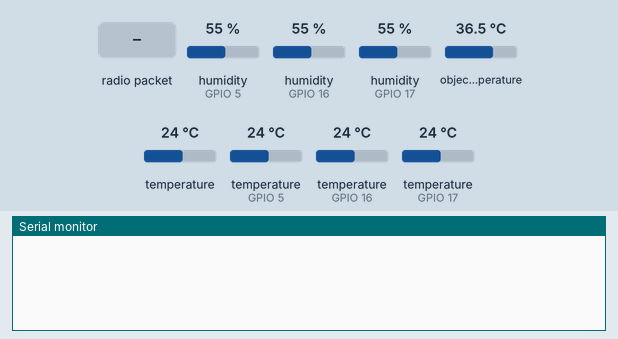
A sketch run on a simulated ESP32. Shown: the last lines printed to the serial monitor. Inputs (shaded band) come from the test bench; at power-on: humidity (sensors on GPIO 5, GPIO 16, GPIO 17) 55 %, object temperature 36.5 °C, temperature 24 °C, temperature (sensors on GPIO 5, GPIO 16, GPIO 17) 24 °C.

Above: at 1.2 s.
1.3 s: radio packet "ALL" arrives
At 2.1 s:
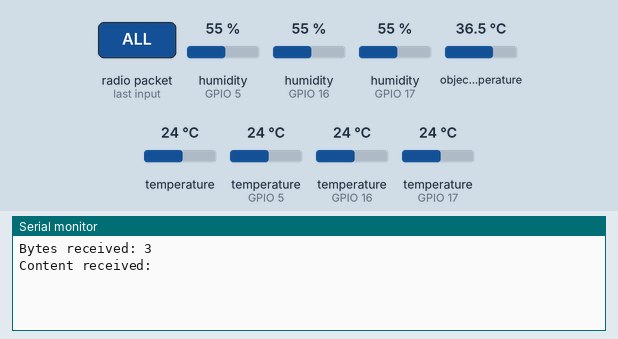
2.8 s: radio packet "1" arrives
At 3.2 s:
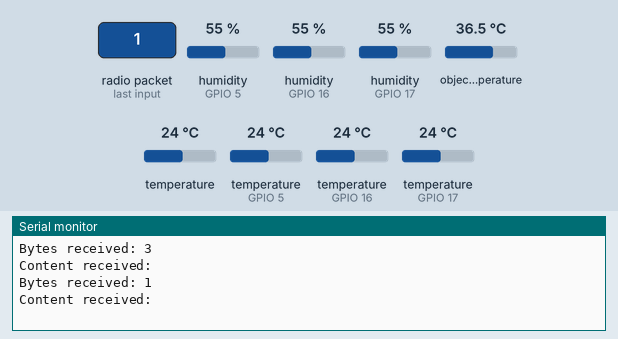

Measured:
- after the input at 1.3 s, the serial monitor: prints a new line at once (image 1)
- after the input at 2.8 s, the serial monitor: prints a new line at once (image 2)

The sketch:

sketch_ESP_Slave.ino
```cpp
#include <esp_now.h>
#include <WiFi.h>
#include <DHT.h>
#include <Adafruit_MLX90614.h>
Adafruit_MLX90614 mlx = Adafruit_MLX90614();

#define DHTPIN1 5
#define DHTPIN2 17
#define DHTPIN3 16
#define DHTTYPE DHT11

DHT dht1(DHTPIN1, DHTTYPE);
DHT dht2(DHTPIN2, DHTTYPE);
DHT dht3(DHTPIN3, DHTTYPE);

// RECEIVER MAC Address
uint8_t broadcastAddress[] = {0x10, 0x52, 0x1C, 0x68, 0xEE, 0xBC};

// Structure to send data
// Must match the receiver structure
typedef struct struct_message {
  float temp1, temp2, temp3;
  float humid1, humid2, humid3;
  float objectTemp, ambientTemp;
} struct_message;

// String to receive command
String rdcommand;

// Create a struct_message called sendingData
struct_message sendingData;

// callback function that will be executed when data is sent
void OnDataSent(const uint8_t *mac_addr, esp_now_send_status_t status) {
  Serial.print("\r\nLast Packet Send Status:\t");
  Serial.println(status == ESP_NOW_SEND_SUCCESS ? "Delivery Success" : "Delivery Fail");
}

// callback function that will be executed when data is received
void OnDataRecv(const uint8_t * mac, const uint8_t *incomingData, int len) {
  memcpy(&rdcommand, incomingData, sizeof(rdcommand));
  Serial.print("Bytes received: ");
  Serial.println(len);
  Serial.print("Content received: ");
  Serial.println(rdcommand);
}

esp_now_peer_info_t peerInfo;

void setup(){
  // Initialize Serial Monitor
  Serial.begin(115200);
  while (!Serial);

  // Initialize sensors
  dht1.begin();
  dht2.begin();
  dht3.begin();
  mlx.begin();

  // Set device as a Wi-Fi Station
  WiFi.mode(WIFI_STA);

  // Initialize ESP-NOW
  if (esp_now_init() != ESP_OK) {
    Serial.println("Error initializing ESP-NOW");
    return;
  }

  // Once ESPNow is successfully Init, we will register for CB to get the status of Trasnmitted packet
  esp_now_register_send_cb(OnDataSent);
  esp_now_register_recv_cb(OnDataRecv);

  // Register peer
  memcpy(peerInfo.peer_addr, broadcastAddress, 6);
  peerInfo.channel = 0;
  peerInfo.encrypt = false;

  // Add peer
  if (esp_now_add_peer(&peerInfo) != ESP_OK){
    Serial.println("Failed to add peer");
    return;
  }
}
void loop(){
  sendingData.temp1 = dht1.readTemperature();
  sendingData.humid1 = dht1.readHumidity();
  sendingData.temp2 = dht2.readTemperature();
  sendingData.humid2 = dht2.readHumidity();
  sendingData.temp3 = dht3.readTemperature();
  sendingData.humid3 = dht3.readHumidity();
  sendingData.ambientTemp = mlx.readAmbientTempC();
  sendingData.objectTemp = mlx.readObjectTempC();

  if (rdcommand == "ALL") {
      esp_err_t result = esp_now_send(broadcastAddress, (uint8_t *) &sendingData, sizeof(sendingData)); // Send message via ESP-NOW
      if (result == ESP_OK) {
        Serial.print("Sent with success");
      }
      else {
        Serial.print("Error sending the data");
      }
    } else {
    }

  delay(3000);
}
```
